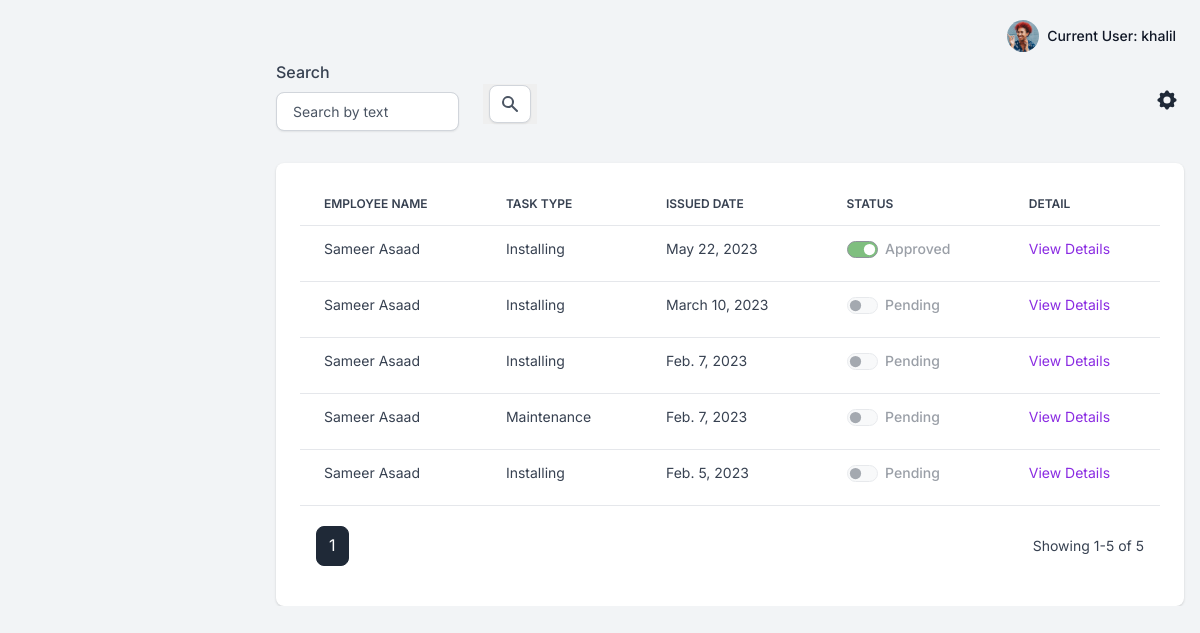
Screenshot of /reports/director (signed in) with the database file from the repository.
### apps/reports/models.py (models this page shows, shortened)
class Report(Model):
    STATUS_CHOICES= (
    ('Pending', 'Pending'),
    ('Approved', 'Approved'),
    )
    id=AutoField(primary_key=True,editable=False)
    owner = ForeignKey(Employee,on_delete=SET_NULL,null=True)
    task_type=ForeignKey(Task_type,on_delete=SET_NULL,null=True)
    created_at=DateTimeField(auto_now_add=True)
    status=CharField(max_length=50,choices=STATUS_CHOICES,default='Pending')
    description=TextField(null=True)

class Employee(Model):
    id=AutoField(primary_key=True,editable=False)
    user = OneToOneField(User,on_delete=CASCADE)
    job_title = ForeignKey(Job_title,on_delete=SET_NULL,null=True)
    @property
    def fullname(self):
        return self.user.first_name +" "+self.user.last_name

class Task_type(Model):
    id=AutoField(primary_key=True,editable=False)
    job_title=ForeignKey(Job_title,on_delete=CASCADE,null=True)
    type = CharField(max_length=50,null=True)
    def __str__(self):
        return self.type

### apps/reports/views.py (the view)
# urls.py: path('director',views.DirectorView.as_view(),name='director'),
class DirectorView(LoginRequiredMixin, View):
    paginate_by = 10
    template_name = 'reports/director_list.html'
    def get(self, request):
        search_value = request.GET.get('search')
        form = SearchFilterForm(request.GET or None)
        form.fields['search'].initial = search_value
        x = get_object_or_404(Job_title, employee__user=self.request.user)
        if form.is_valid():
            report_list = form.filter_reports().exclude(owner__user=request.user)
            report_list = report_list.filter(task_type__job_title=x)
        else:
            report_list = Report.objects.filter(task_type__job_title=x).exclude(owner__user=request.user).order_by('-created_at')
        paginator = Paginator(report_list, self.paginate_by)
        page_number = request.GET.get('page')
        page_obj = paginator.get_page(page_number)
        context = {
            'page_obj': page_obj,
            'form': form,
        }
        return render(request, self.template_name, context)

### apps/reports/forms.py (shortened to what this page needs)
class SearchFilterForm(forms.Form):
    search = forms.CharField(widget=forms.TextInput(attrs={'placeholder': 'Search by text'}), required=False)

### apps/context_processors.py (called while the page is built)
def cfg_assets_root(request):
    return { 'ASSETS_ROOT' : settings.ASSETS_ROOT }

### apps/templates/reports/director_list.html (shortened to what this page needs)
{% extends "layouts/base.html" %}
{% block content %}
{% load humanize %}
{% load crispy_forms_tags %}
  <div class="table-settings mb-4">
      <div class="row align-items-center justify-content-between">
          <div class="col col-md-6 col-lg-3 col-xl-4">
            <form method="GET">
                    <div class="row mb-2">
                        <div class="col-sm-8" >
                        {{ form.search|as_crispy_field}}
                        </div>
                        <div class="col-sm-3 ">
                            <br>
                    <button type="submit" style="border: none;">
                    <span class="input-group-text" id="basic-addon2">
                        <svg class="icon icon-xs text-gray-600" fill="currentColor" viewBox="0 0 20 20" xmlns="http://www.w3.org/2000/svg"><path fill-rule="evenodd" d="M8 4a4 4 0 100 8 4 4 0 000-8zM2 8a6 6 0 1110.89 3.476l4.817 4.817a1 1 0 01-1.414 1.414l-4.816-4.816A6 6 0 012 8z" clip-rule="evenodd"></path></svg>
                    </span>
                    </button>
                        </div>
                </div>
            </form>
          </div>
          <div class="col-4 col-md-2 col-xl-1 ps-md-0 text-end">
              <div class="dropdown">
                  <button class="btn btn-link text-dark dropdown-toggle dropdown-toggle-split m-0 p-1" data-bs-toggle="dropdown" aria-haspopup="true" aria-expanded="false">
                  </button>
              </div>
          </div>
      </div>
  </div>
  <div class="card card-body border-0 shadow table-wrapper table-responsive">
      <table class="table table-hover">
          <thead>
              <tr>
                  <th class="border-gray-200">Employee Name</th>
                  <th class="border-gray-200">Task Type</th>
                  <th class="border-gray-200">Issued Date</th>
                  <th class="border-gray-200">Status</th>
                  <th class="border-gray-200">Detail</th>
              </tr>
          </thead>
          <tbody>
              {% if page_obj%}
              {% for report in page_obj %}
                        <tr>
                            <td><span class="fw-normal">{{report.owner.fullname}}</span></td>
                            <td><span class="fw-normal">{{report.task_type}}</span></td>
                            <td><span class="fw-normal">{{report.created_at|naturalday}}</span></td>
                            <td>
                                <span class="form-check form-switch">
                                    {% if report.status == 'Approved' %}
                                    <input class="form-check-input" type="checkbox" id="flexSwitchCheckChecked"  checked style="background-color: green;"  disabled>
                                    <label class="form-check-label" for="flexSwitchCheckChecked">Approved</label>
                                    {% else %}
                                    <input class="form-check-input" type="checkbox" id="flexSwitchCheckChecked" disabled>
                                    <label class="form-check-label" for="flexSwitchCheckChecked">Pending</label>
                                    {% endif %}
                                </span>
                            </td>
                            <td>
                                <a style="color:blueviolet;" href="{% url 'reports:D-detail' report.id %}">View Details</a>
                            </td>
                        </tr>
                {% endfor %}
              {% endif %}
          </tbody>
      </table>
      <div class="card-footer px-3 border-0 d-flex flex-column flex-lg-row align-items-center justify-content-between">
        <nav aria-label="Page navigation example">
            <ul class="pagination mb-0">
              {% if page_obj %}
                      {% for page_number in page_obj.paginator.page_range %}
                          {% if page_number == page_obj.paginator.ELLIPSIS %}
                              {{page_number}}
                          {% else %}
                              <li {% if page_number == page_obj.number %} class="page-item active" {% else %} class="page-item" {% endif %}>
                              <a class="page-link" href="?page={{ page_number }}">{{page_number}}</a>
                              </li>
                          {% endif %}
                      {% endfor %}
                {% endif %}
            </ul>
        </nav>
        <div class="fw-normal small mt-4 mt-lg-0">Showing {{ page_obj.start_index }}-{{ page_obj.end_index }} of {{ page_obj.paginator.count }}</div>
    </div>
  </div>
{% endblock content %}

### apps/templates/includes/navigation.html (shortened to what this page needs)
<nav class="navbar navbar-top navbar-expand navbar-dashboard navbar-dark ps-0 pe-2 pb-0" >
              <div class="container-fluid px-0">
                <div class="d-flex justify-content-between w-100" id="navbarSupportedContent">
                  <ul class="navbar-nav align-items-center">
                    <li class="nav-item dropdown ms-lg-3">
                      <a class="nav-link dropdown-toggle pt-1 px-0" href="#" role="button" data-bs-toggle="dropdown" aria-expanded="false">
                        <div class="media d-flex align-items-center">
                          <img class="avatar rounded-circle" alt="Image placeholder" src="{{ ASSETS_ROOT }}/img/team/profile-picture-3.jpg">
                          <div class="media-body ms-2 text-dark align-items-center d-none d-lg-block">
                            <span class="mb-0 font-small fw-bold text-gray-900">
                              Current User: <strong>{{ request.user.username }}</strong>
                            </span>
                          </div>
                        </div>
                      </a>
                    </li>
                  </ul>
                </div>
              </div>
            </nav>

### rows the page displays
Report: owner.fullname "Sameer Asaad", task_type "Installing", created_at "May 22, 2023"
Report: owner.fullname "Sameer Asaad", task_type "Installing", created_at "March 10, 2023"
Report: owner.fullname "Sameer Asaad", task_type "Installing", created_at "Feb. 7, 2023"
Report: owner.fullname "Sameer Asaad", task_type "Maintenance", created_at "Feb. 7, 2023"
Report: owner.fullname "Sameer Asaad", task_type "Installing", created_at "Feb. 5, 2023"

### other values shown
{{ request.user.username }} "khalil"
{{ page_number }} "1"
{{ page_obj.start_index }} "1"
{{ page_obj.end_index }} "5"
{{ page_obj.paginator.count }} "5"
